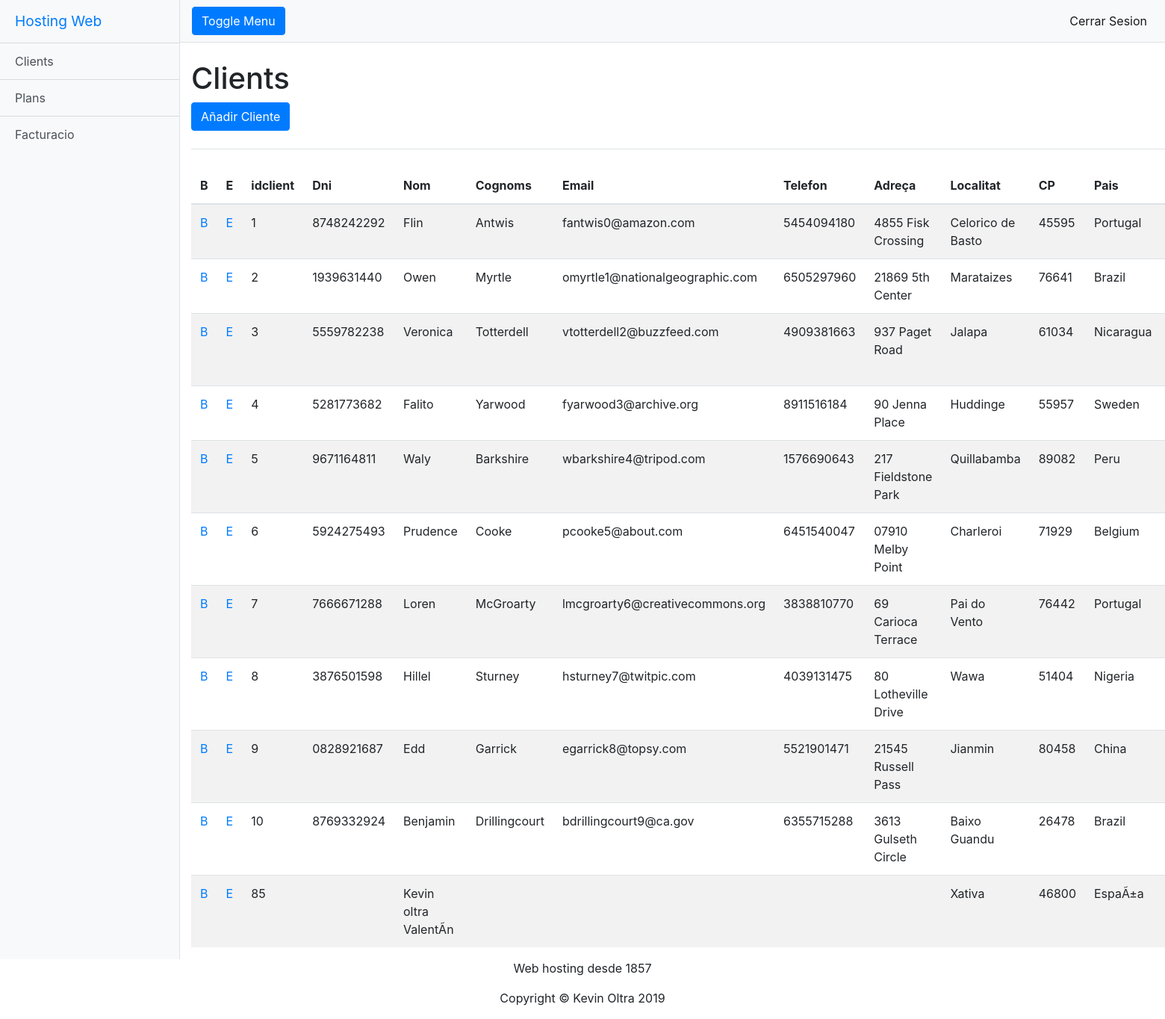
/clients.php, run on the app's committed database.
### tables this page shows
CREATE TABLE `clients` (
  `idClient` int(11) NOT NULL,
  `dni` varchar(50) NOT NULL,
  `nom` varchar(50) NOT NULL,
  `cognoms` varchar(100) NOT NULL,
  `email` varchar(50) NOT NULL,
  `telefon` varchar(50) NOT NULL,
  `adreca` varchar(50) NOT NULL,
  `localitat` varchar(50) NOT NULL,
  `cp` int(5) NOT NULL,
  `pais` varchar(50) NOT NULL,
  `domini` varchar(50) NOT NULL,
  `ipAddress` varchar(50) NOT NULL,
  `dataAlta` date NOT NULL,
  `plaHosting` varchar(50) NOT NULL
);

### clients.php (called while the page is built, shortened)
<?php
require 'database/Connection.php';
require 'database/QueryBuilder.php';
require 'entity/client.php';
try {
    $config = require_once 'app/config.php';
    $connection = Connection::make($config['database']);
    $queryBuilder = new QueryBuilder($connection,'clients', 'Client');
    $clients = $queryBuilder->findAll();
}catch(QueryBuilderException $queryBuilderException) {
    $errores[]=$queryBuilderException->getMessage();
}
include "views/clients.view.php";

### database/QueryBuilder.php (called while the page is built, shortened)
<?php
class QueryBuilder{
    private $connection;
    private $tabla;
    private $classEntity;
    public function __construct(PDO $connection,string $tabla, string $classEntity){
        $this->connection=$connection;
        $this->tabla=$tabla;
        $this->classEntity=$classEntity;
    }
    public function findAll():array{
        $sql="SELECT * FROM $this->tabla";
        $pdoStatement=$this->connection->prepare($sql);
        if($pdoStatement->execute()===false){
            throw new QueryBuilderException("No se ha podido ejecutar la Query");
        }
        return $pdoStatement->fetchAll(PDO::FETCH_CLASS | PDO::FETCH_PROPS_LATE,
            $this->classEntity);
    }
}

### entity/client.php (called while the page is built, shortened)
<?php
class client{
    private $idClient;
    private $dni;
    private $nom;
    private $cognoms;
    private $email;
    private $telefon;
    private $adreca;
    private $localitat;
    private $cp;
    private $pais;
    public function __construct($dni='', $nom='', $cognoms='', $email='', $telefon='', $adreca='', $localitat='', $cp=0, $pais='', $domini='', $ipAddress='', $dataAlta='', $plaHosting=''){
        $this->dni = $dni;
        $this->nom = $nom;
        $this->cognoms = $cognoms;
        $this->email = $email;
        $this->telefon = $telefon;
        $this->adreca = $adreca;
        $this->localitat = $localitat;
        $this->cp = $cp;
        $this->pais = $pais;
    }
    public function getIdClient()
    {
        return $this->idClient;
    }
    public function getDni()
    {
        return $this->dni;
    }
    public function getNom()
    {
        return $this->nom;
    }
    public function getCognoms()
    {
        return $this->cognoms;
    }
    public function getEmail()
    {
        return $this->email;
    }
    public function getTelefon()
    {
        return $this->telefon;
    }
    public function getAdreca()
    {
        return $this->adreca;
    }
    public function getLocalitat()
    {
        return $this->localitat;
    }
    public function getCp()
    {
        return $this->cp;
    }
    public function getPais()
    {
        return $this->pais;
    }
}

### views/clients.view.php (the view, shortened to what this page needs)
<!DOCTYPE html>
<html lang="en">
<head>
    <link href="vendor/bootstrap/css/bootstrap.min.css" rel="stylesheet">
    <link href="css/simple-sidebar.css" rel="stylesheet">
</head>
<body>
<div class="d-flex" id="wrapper">
    <?php include "partials/menu.partial.php";   ?>
    <div id="page-content-wrapper">
        <?php include "partials/nav.partial.php";   ?>
        <div class="container-fluid">
            <h1 class="mt-4">Clients</h1>
            <div>
                <a class="btn btn-primary " href="añadirClient.php" >Añadir Cliente</a>
            </div>
            <br>
            <table class='table table-striped' style=' width: auto'>
                <thead>
                <tr>
                    <th scope="col">B</th>
                    <th scope="col">E</th>
                    <th scope="col">idclient</th>
                    <th scope="col">Dni</th>
                    <th scope="col">Nom</th>
                    <th scope="col">Cognoms</th>
                    <th scope="col">Email</th>
                    <th scope="col">Telefon</th>
                    <th scope="col">Adreça</th>
                    <th scope="col">Localitat</th>
                    <th scope="col">CP</th>
                    <th scope="col">Pais</th>
                    <th scope="col">Domini</th>
                </tr>
                </thead>
                <?php foreach ($clients as $client) {?>
                    <tr>
                        <td><a href=" <?="borrarClient.php?id=" . $client->getIdclient()?> ">B<i class="fas fa-trash-alt"></i></a></td>
                        <td><a href=" <?="editarClient.php?id=" . $client->getIdclient()?> ">E<i class="fas fa-edit"></i></a></td>
                        <td><?= $client->getIdclient() ?></td>
                        <td><?= $client->getDni() ?></td>
                        <td><?= $client->getNom() ?></td>
                        <td><?= $client->getCognoms() ?></td>
                        <td><?= $client->getEmail() ?></td>
                        <td><?= $client->getTelefon() ?></td>
                        <td><?= $client->getAdreca() ?></td>
                        <td><?= $client->getLocalitat() ?></td>
                        <td><?= $client->getCp() ?></td>
                        <td><?= $client->getPais() ?></td>
                        <td><?= $client->getDomini() ?></td>
                    </tr>
                <?php } ?>
            </table>
        </div>
    </div>
</div>
<?php include "partials/footer.partial.php";   ?>
</body>
</html>

### partials/menu.partial.php
<div class="bg-light border-right" id="sidebar-wrapper">
    <div class="sidebar-heading"><a href="index.php" class="">Hosting Web</a></div>
    <div class="list-group list-group-flush">
        <a href="clients.php" class="list-group-item list-group-item-action bg-light">Clients</a>
        <a href="#" class="list-group-item list-group-item-action bg-light">Plans</a>
        <a href="#" class="list-group-item list-group-item-action bg-light">Facturacio</a>
    </div>
</div>

### partials/nav.partial.php (shortened to what this page needs)
<nav class="navbar navbar-expand-lg navbar-light bg-light border-bottom">
    <button class="btn btn-primary" id="menu-toggle">Toggle Menu</button>
    <div class="collapse navbar-collapse" id="navbarSupportedContent">
        <ul class="navbar-nav ml-auto mt-2 mt-lg-0">
            <li class="nav-item active">
                <a class="nav-link" href="cerrarSesion.php">Cerrar Sesion <span class="sr-only">(current)</span></a>
            </li>
        </ul>
    </div>
</nav>

### partials/footer.partial.php
<footer style="margin: 0 auto;  text-align: center">
    <p>Web hosting desde 1857</p>
    <p>Copyright © Kevin Oltra 2019</p>
</footer>

### css/simple-sidebar.css (style rules this page uses)
body { overflow-x: hidden; }
#sidebar-wrapper { min-height: 100vh; margin-left: -15rem; -webkit-transition: margin .25s ease-out; -moz-transition: margin .25s ease-out; -o-transition: margin .25s ease-out; transition: margin .25s ease-out; }
#sidebar-wrapper .sidebar-heading { padding: 0.875rem 1.25rem; font-size: 1.2rem; }
#sidebar-wrapper .list-group { width: 15rem; }
#page-content-wrapper { min-width: 100vw; }
@media (min-width: 768px) { #sidebar-wrapper { margin-left: 0; } }
@media (min-width: 768px) { #page-content-wrapper { min-width: 0; width: 100%; } }

### data on the page
clients: idClient "1", dni "8748242292", nom "Flin", cognoms "Antwis", email "fantwis0@amazon.com", telefon "5454094180", adreca "4855 Fisk Crossing", localitat "Celorico de Basto", cp "45595", pais "Portugal"
clients: idClient "2", dni "1939631440", nom "Owen", cognoms "Myrtle", email "omyrtle1@nationalgeographic.com", telefon "6505297960", adreca "21869 5th Center", localitat "Marataizes", cp "76641", pais "Brazil"
clients: idClient "3", dni "5559782238", nom "Veronica", cognoms "Totterdell", email "vtotterdell2@buzzfeed.com", telefon "4909381663", adreca "937 Paget Road", localitat "Jalapa", cp "61034", pais "Nicaragua"
clients: idClient "4", dni "5281773682", nom "Falito", cognoms "Yarwood", email "fyarwood3@archive.org", telefon "8911516184", adreca "90 Jenna Place", localitat "Huddinge", cp "55957", pais "Sweden"
clients: idClient "5", dni "9671164811", nom "Waly", cognoms "Barkshire", email "wbarkshire4@tripod.com", telefon "1576690643", adreca "217 Fieldstone Park", localitat "Quillabamba", cp "89082", pais "Peru"
clients: idClient "6", dni "5924275493", nom "Prudence", cognoms "Cooke", email "pcooke5@about.com", telefon "6451540047", adreca "07910 Melby Point", localitat "Charleroi", cp "71929", pais "Belgium"
clients: idClient "7", dni "7666671288", nom "Loren", cognoms "McGroarty", email "lmcgroarty6@creativecommons.org", telefon "3838810770", adreca "69 Carioca Terrace", localitat "Pai do Vento", cp "76442", pais "Portugal"
clients: idClient "8", dni "3876501598", nom "Hillel", cognoms "Sturney", email "hsturney7@twitpic.com", telefon "4039131475", adreca "80 Lotheville Drive", localitat "Wawa", cp "51404", pais "Nigeria"
clients: idClient "9", dni "0828921687", nom "Edd", cognoms "Garrick", email "egarrick8@topsy.com", telefon "5521901471", adreca "21545 Russell Pass", localitat "Jianmin", cp "80458", pais "China"
clients: idClient "10", dni "8769332924", nom "Benjamin", cognoms "Drillingcourt", email "bdrillingcourt9@ca.gov", telefon "6355715288", adreca "3613 Gulseth Circle", localitat "Baixo Guandu", cp "26478", pais "Brazil"
clients: idClient "85", nom "Kevin oltra ValentÃ­n", localitat "Xativa", cp "46800", pais "EspaÃ±a"
